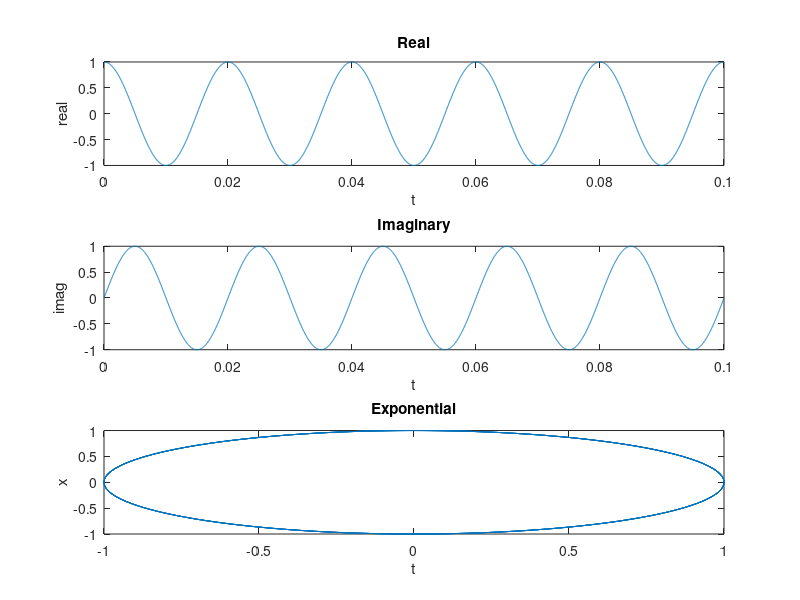

Write the MATLAB code that produced this figure.
f = 50;
Ts = 1/44100;
t = 0:Ts:0.1-Ts;
w = 2*pi*f;
j = 1i;
x = exp(j*w*t);
a = real(x);
b = imag(x);



ax1 = subplot(3,1,1);
plot(ax1,t,a);
title(ax1,'Real');
xlabel('t');
ylabel('real');

ax2 = subplot(3,1,2);
plot(ax2,t,b)
title(ax2,'Imaginary');
xlabel('t');
ylabel('imag');

ax3 = subplot(3,1,3);
plot(ax3,x)
title(ax3,'Exponential');
xlabel('t');
ylabel('x');
